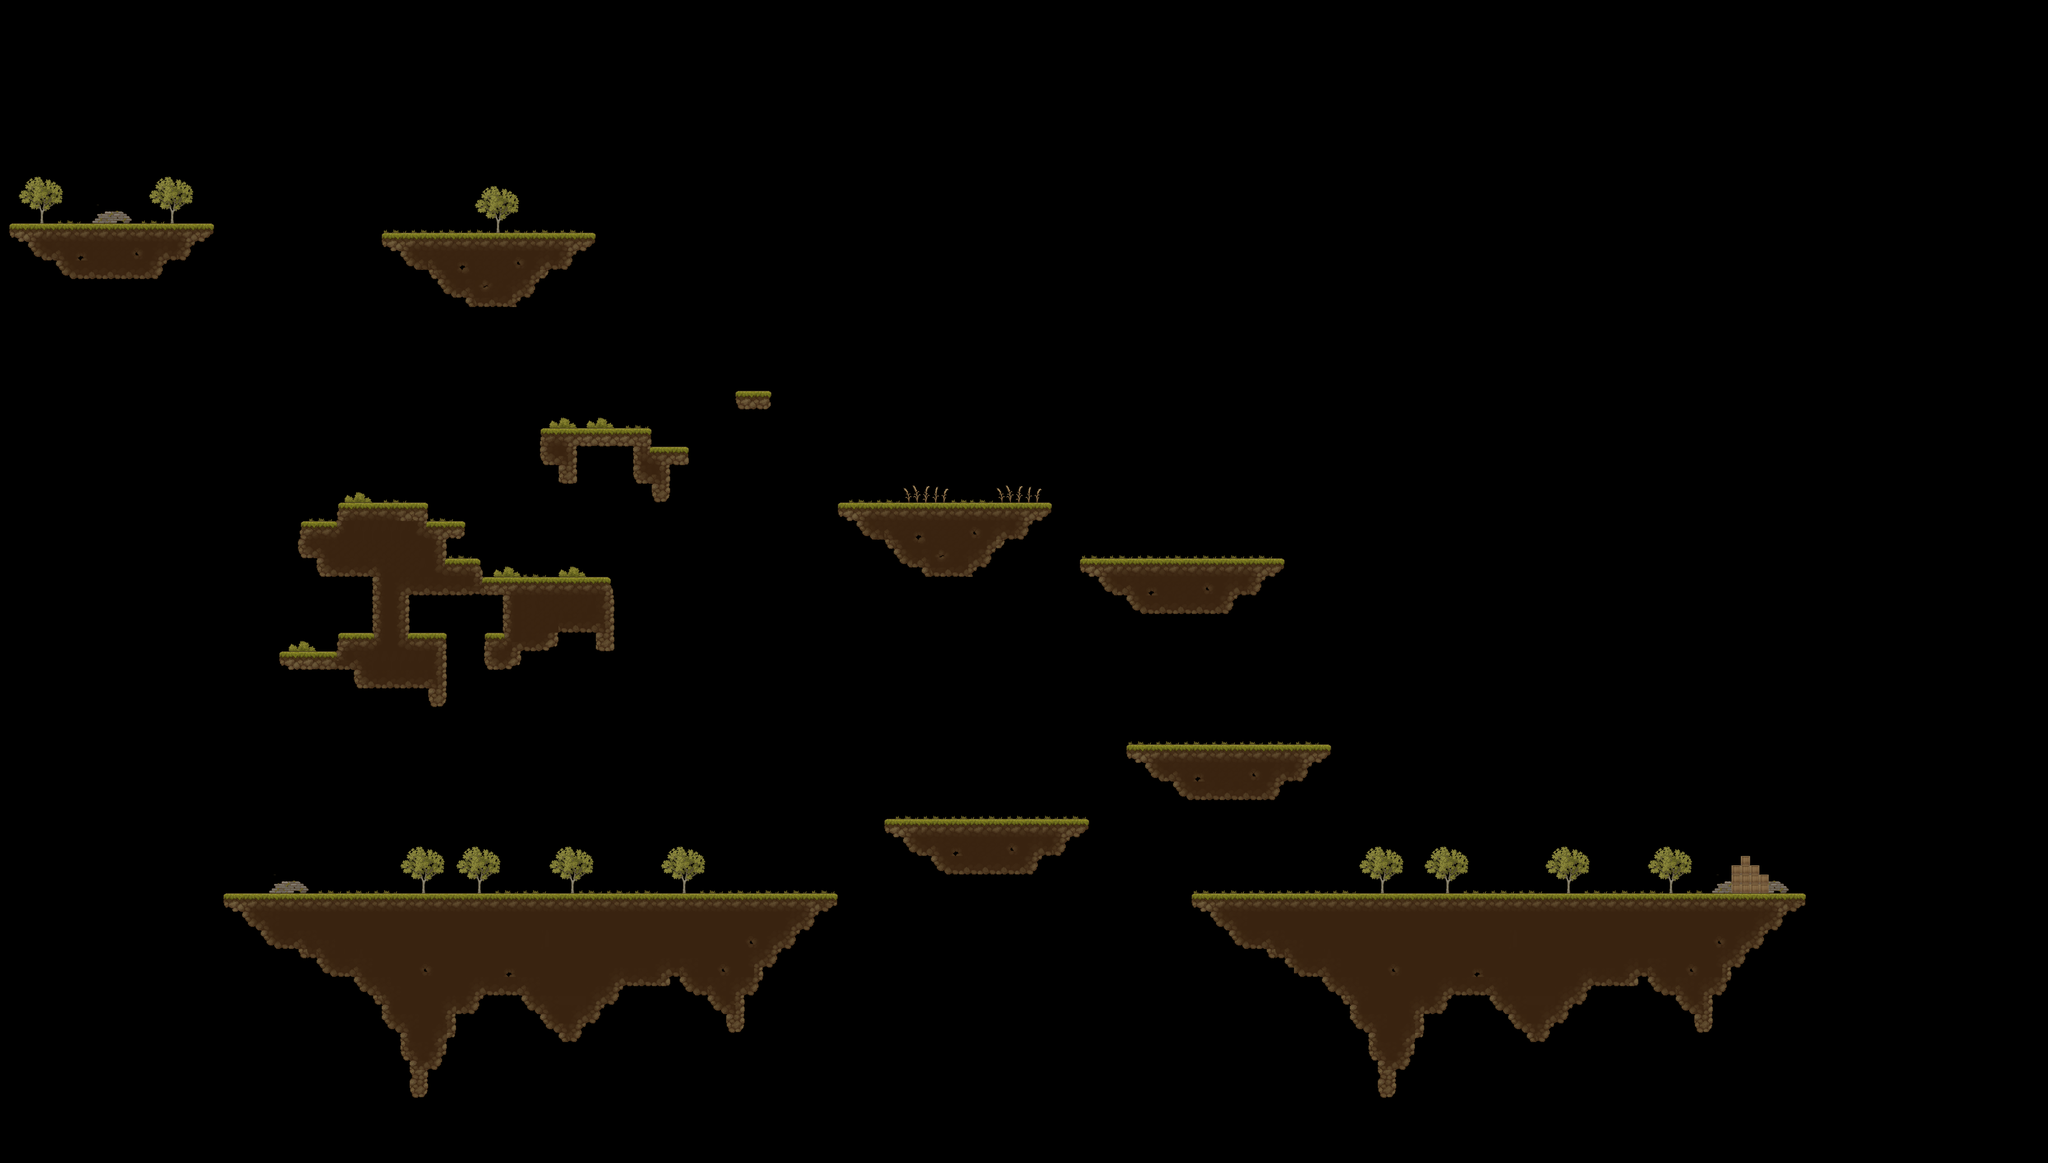

A level layout from a 2D game, rendered from its tile map. Below: a short description, then the map file with tile-grid data replaced by summaries:
An orthogonal 220x125 tile map with 16x16 px tiles, 2 tile layers (Platforms, Background) and 55 objects (5x 1, start, end).

<map version="1.10" tiledversion="1.10.1" orientation="orthogonal" renderorder="right-down" width="220" height="125" tilewidth="16" tileheight="16" infinite="0" nextlayerid="5" nextobjectid="74">
 <tileset firstgid="1" name="mapSprites" tilewidth="16" tileheight="16" tilecount="2048" columns="64">
  <image source="Texture/mapSprites.png" width="1024" height="512" />
 </tileset>
 <layer id="1" name="Platforms" width="220" height="125">
  <data>[27500 cells, 2540 non-empty, 202 distinct tile ids]</data>
 </layer>
 <layer id="2" name="Background" width="220" height="125">
  <data>[27500 cells, 557 non-empty, 57 distinct tile ids]</data>
 </layer>
 <objectgroup id="3" name="Collisions">
  <object id="2" x="656.432" y="400.17" width="366.833" height="30.875" />
  <object id="3" x="400.489" y="1536.02" width="1022.74" height="31.8295" />
  <object id="4" x="421.398" y="1559.82" width="290.8" height="27" rotation="30.591" />
  <object id="8" x="1872.34" y="960.028" width="318.667" height="32.1979" />
  <object id="9" x="1891.26" y="993.457" width="280" height="31.4167" />
  <object id="10" x="1943.51" y="1025.96" width="176.5" height="31.4167" />
  <object id="11" x="1952.05" y="1280.03" width="319.417" height="30.4167" />
  <object id="12" x="1971.22" y="1311.68" width="280" height="31.4167" />
  <object id="13" x="2023.47" y="1344.18" width="176.5" height="31.4167" />
  <object id="14" x="1536.92" y="1408.07" width="318.5" height="32.0689" />
  <object id="15" x="1555.17" y="1441.37" width="280" height="31.4167" />
  <object id="16" x="1607.42" y="1473.87" width="176.5" height="31.4167" />
  <object id="17" x="691.25" y="432.75" width="297.5" height="29.5" />
  <object id="18" x="736.25" y="461.75" width="205.5" height="65" />
  <object id="19" x="1456.25" y="864.02" width="335.5" height="30.2111" />
  <object id="20" x="1496.32" y="895.936" width="262.833" height="29.5" />
  <object id="21" x="1551.99" y="924.936" width="152.167" height="49" />
  <object id="22" x="1252.61" y="1718.47" width="210.456" height="23.8295" rotation="312.026" />
  <object id="23" x="2064.86" y="1536.19" width="1023.01" height="31.8295" />
  <object id="24" x="2085.54" y="1559.99" width="290.8" height="27" rotation="30.591" />
  <object id="25" x="2916.75" y="1718.64" width="210.456" height="23.8295" rotation="312.026" />
  <object id="30" x="823" y="992.667" width="216.334" height="31" />
  <object id="31" x="864.333" y="1023.67" width="175" height="64" />
  <object id="32" x="591.833" y="864" width="128.667" height="127.5" />
  <object id="33" x="529.583" y="895.963" width="49.25" height="95.8696" />
  <object id="34" x="736" y="896.091" width="51.3334" height="127.409" />
  <object id="35" x="592.583" y="1088.83" width="159.416" height="32.6667" />
  <object id="36" x="640.333" y="991.833" width="63.5" height="192" />
  <object id="37" x="496.334" y="1120.5" width="112.666" height="31.5" />
  <object id="38" x="734.167" y="1121.52" width="17.333" height="93.3334" />
  <object id="39" x="800.667" y="960.333" width="16.0001" height="63.3333" />
  <object id="40" x="703.667" y="991.333" width="32.3333" height="32.6667" />
  <object id="41" x="848.5" y="1088.17" width="47.75" height="63.4167" />
  <object id="42" x="1024.58" y="1087.47" width="15.8333" height="32.7349" />
  <object id="44" name="start" x="488.386" y="178.682" width="46.6667" height="38" />
  <object id="45" name="end" x="2975.16" y="1472" width="65.1667" height="60" />
  <object id="46" x="897.333" y="1087.33" width="61.3333" height="30.6667" />
  <object id="48" x="945.55" y="737.282" width="159.826" height="24.1231" />
  <object id="49" x="1121.09" y="801.333" width="18.5" height="63.7955" />
  <object id="50" x="1104.91" y="769.283" width="63.8864" height="31.9844" />
  <object id="51" x="970.295" y="768.299" width="11.5455" height="50.7046" />
  <object id="52" x="944.935" y="769.043" width="17.1667" height="32.3296" />
  <object id="54" x="1105.17" y="801.314" width="17" height="32.2804" />
  <object id="67" x="4.75" y="2004.08" width="3507.17" height="28" />
  <object id="68" x="-0.418333" y="-34.5" width="3518.56" height="28" />
  <object id="69" x="3534.66" y="-2.9697" width="64.0145" height="1972.85" />
  <object id="70" x="-77.583" y="-0.54621" width="64.0145" height="1972.85" />
  <object id="71" x="16.4167" y="385.02" width="350.833" height="30.9792" />
  <object id="72" x="50.84" y="418.48" width="280" height="31.4167" />
  <object id="73" x="103.089" y="450.98" width="176.5" height="31.4167" />
 </objectgroup>
 <objectgroup id="4" name="EnemyPathways">
  <object id="55" name="1" x="1464.83" y="769.833" width="246.166" height="29" />
  <object id="56" name="1" x="494.5" y="1442.75" width="398" height="22" />
  <object id="57" name="1" x="2149.66" y="1442.67" width="620.667" height="22" />
  <object id="58" name="1" x="674.333" y="306" width="283" height="27.3333" />
  <object id="59" name="1" x="1082.92" y="1442.92" width="230" height="22" />
 </objectgroup>
</map>
